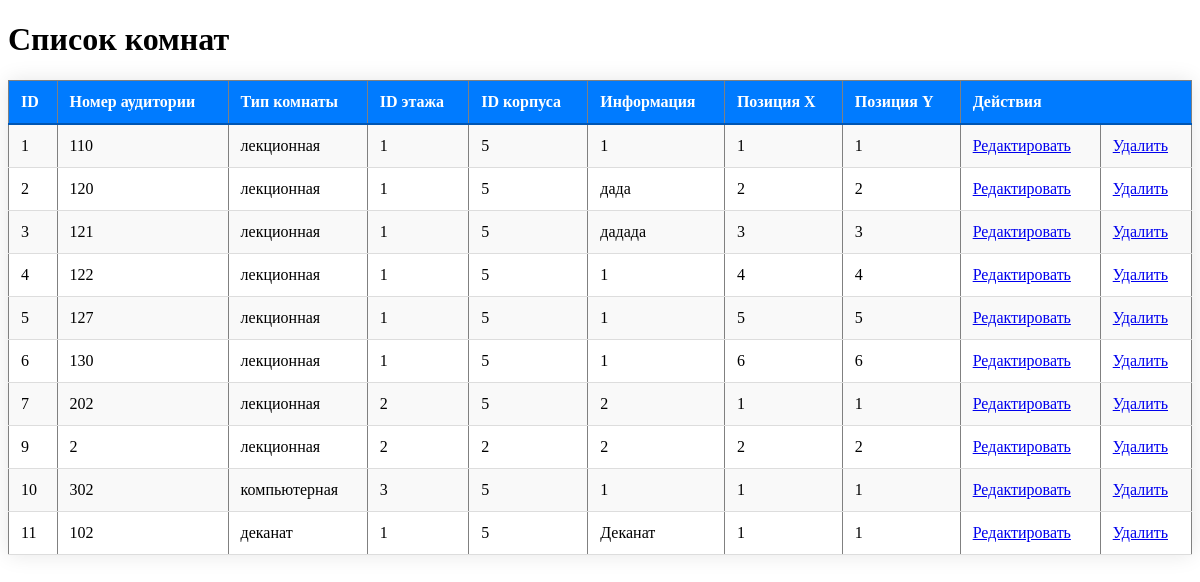
Screenshot of /WebDataBase/read/read_rooms.php (signed in) with the database file from the repository.
### tables this page shows
CREATE TABLE `rooms` (
  `room_id` int(11) NOT NULL,
  `room_number` int(11) NOT NULL,
  `room_type` enum('лекционная','компьютерная','раздевалка','деканат','кафедра') DEFAULT NULL,
  `floor_id` int(11) DEFAULT NULL,
  `building_id` int(11) NOT NULL,
  `info` text,
  `position_x` int(11) DEFAULT NULL,
  `position_y` int(11) NOT NULL
);

### WebDataBase/read/read_rooms.php (the view, shortened to what this page needs)
<?php
require_once '../config.php';
try {
    $stmt = $conn->prepare("SELECT * FROM rooms");
    $stmt->execute();
    $rooms = $stmt->fetchAll();
} catch (PDOException $e) {
    echo "Ошибка: " . $e->getMessage();
}
?>
<!DOCTYPE html>
<html lang="en">
<head>
    <link rel="stylesheet" type="text/css" href="../style_table.css">
</head>
<body>
<h1>Список комнат</h1>
<table border="1">
    <tr>
        <th>ID</th>
        <th>Номер аудитории</th>
        <th>Тип комнаты</th>
        <th>ID этажа</th>
        <th>ID корпуса</th>
        <th>Информация</th>
        <th>Позиция X</th>
        <th>Позиция Y</th>
        <th colspan="2">Действия</th>
    </tr>
    <?php foreach ($rooms as $room) { ?>
        <tr>
            <td><?php echo $room['room_id']; ?></td>
            <td><?php echo $room['room_number']; ?></td>
            <td><?php echo $room['room_type']; ?></td>
            <td><?php echo $room['floor_id']; ?></td>
            <td><?php echo $room['building_id']; ?></td>
            <td><?php echo $room['info']; ?></td>
            <td><?php echo $room['position_x']; ?></td>
            <td><?php echo $room['position_y']; ?></td>
            <td><?php echo '<a href="../update/update_room.php?id=' . $room['room_id'] . '">Редактировать</a>';?></td>
            <td><?php echo '<a href="../delete/delete_room.php?id=' . $room['room_id'] . '" onclick="return confirm(\'Вы уверены?\');">Удалить</a>'; ?></td>
        </tr>
    <?php } ?>
</table>
</body>
</html>

### WebDataBase/style/style_table.css (style rules this page uses)
table { width: 100%; border-collapse: collapse; border-spacing: 0; box-shadow: 0 0 20px rgba(0, 0, 0, 0.1); overflow-x: auto; }
th { background-color: #007bff; color: white; padding: 12px; text-align: left; font-weight: bold; border-bottom: 2px solid #0056b3; }
td { padding: 12px; border-bottom: 1px solid #ddd; }
tbody tr:nth-child(even) { background-color: #f9f9f9; }

### rows the page displays
rooms: room_id "1", room_number "110", room_type "лекционная", floor "1", building "5", info "1", position_x "1", position_y "1"
rooms: room_id "2", room_number "120", room_type "лекционная", floor "1", building "5", info "дада", position_x "2", position_y "2"
rooms: room_id "3", room_number "121", room_type "лекционная", floor "1", building "5", info "дадада", position_x "3", position_y "3"
rooms: room_id "4", room_number "122", room_type "лекционная", floor "1", building "5", info "1", position_x "4", position_y "4"
rooms: room_id "5", room_number "127", room_type "лекционная", floor "1", building "5", info "1", position_x "5", position_y "5"
rooms: room_id "6", room_number "130", room_type "лекционная", floor "1", building "5", info "1", position_x "6", position_y "6"
rooms: room_id "7", room_number "202", room_type "лекционная", floor "2", building "5", info "2", position_x "1", position_y "1"
rooms: room_id "9", room_number "2", room_type "лекционная", floor "2", building "2", info "2", position_x "2", position_y "2"
rooms: room_id "10", room_number "302", room_type "компьютерная", floor "3", building "5", info "1", position_x "1", position_y "1"
rooms: room_id "11", room_number "102", room_type "деканат", floor "1", building "5", info "Деканат", position_x "1", position_y "1"
